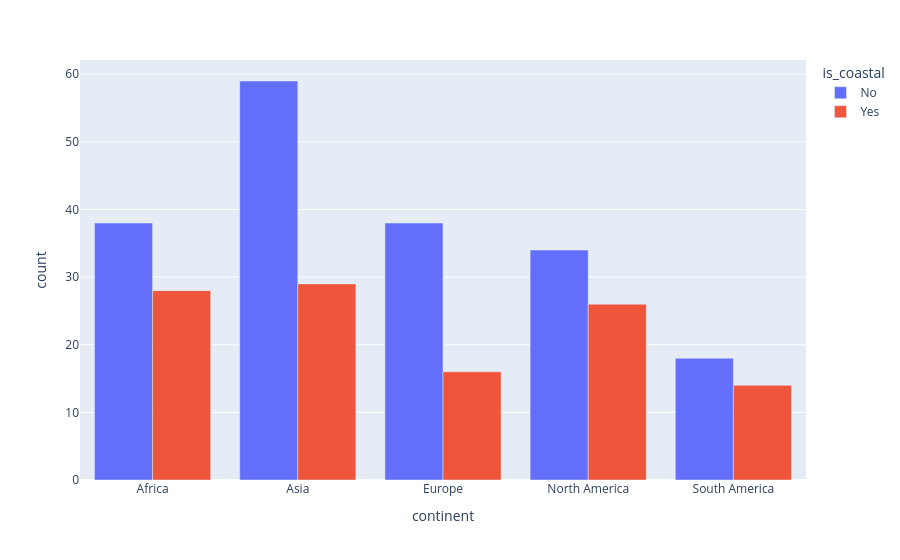

This figure's notebook cell:
### Code cell
fig = px.bar(dff ,x='continent',y='count',barmode='group',
             color='is_coastal')
fig.show()

### Figure 1 — Plotly figure (JSON) as saved in the notebook; plotly's stock layout.template omitted (floating-point values rounded to 4 significant figures)
{"data": [{"alignmentgroup": "True", "hovertemplate": "is_coastal=No<br>continent=%{x}<br>count=%{y}<extra></extra>", "legendgroup": "No", "marker": {"color": "#636efa", "pattern": {"shape": ""}}, "name": "No", "offsetgroup": "No", "orientation": "v", "showlegend": true, "textposition": "auto", "type": "bar", "x": ["Africa", "Asia", "Europe", "North America", "South America"], "xaxis": "x", "y": [38, 59, 38, 34, 18], "yaxis": "y"}, {"alignmentgroup": "True", "hovertemplate": "is_coastal=Yes<br>continent=%{x}<br>count=%{y}<extra></extra>", "legendgroup": "Yes", "marker": {"color": "#EF553B", "pattern": {"shape": ""}}, "name": "Yes", "offsetgroup": "Yes", "orientation": "v", "showlegend": true, "textposition": "auto", "type": "bar", "x": ["Africa", "Asia", "Europe", "North America", "South America"], "xaxis": "x", "y": [28, 29, 16, 26, 14], "yaxis": "y"}], "layout": {"barmode": "group", "legend": {"title": {"text": "is_coastal"}, "tracegroupgap": 0}, "margin": {"t": 60}, "xaxis": {"anchor": "y", "domain": [0, 1], "title": {"text": "continent"}}, "yaxis": {"anchor": "x", "domain": [0, 1], "title": {"text": "count"}}}}
